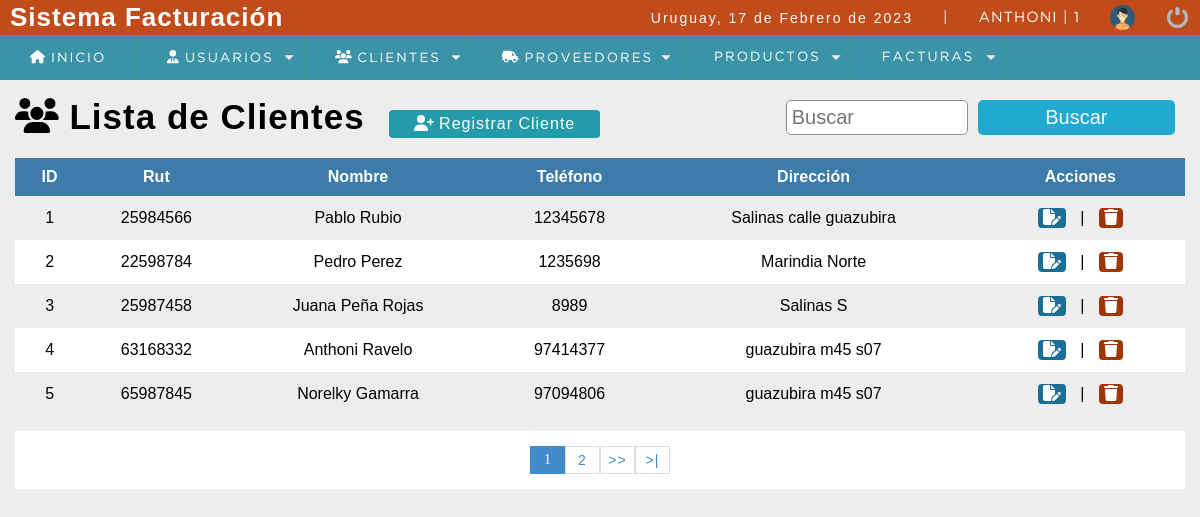
The page /sistema/lista_clientes.php (signed in) on the database its author committed.
### tables this page shows
CREATE TABLE `cliente` (
  `idcliente` int(11) NOT NULL,
  `rut` int(11) DEFAULT NULL,
  `nombre` varchar(80) DEFAULT NULL,
  `telefono` int(11) DEFAULT NULL,
  `direccion` text DEFAULT NULL,
  `dateadd` datetime NOT NULL DEFAULT current_timestamp(),
  `usuario_id` int(11) NOT NULL,
  `estatus` int(11) NOT NULL DEFAULT 1
);

### sistema/lista_clientes.php (the view, shortened to what this page needs)
<?php
	include "../conexion.php";
 ?>
<!DOCTYPE html>
<html lang="en">
<head>
	<?php include "includes/scripts.php"; ?>
</head>
<body>
	<?php include "includes/header.php"; ?>
	<section id="container">
			<h1><i class="fa-solid fa-users"></i> Lista de Clientes</h1>
			<a href="registro_cliente.php" class="btn_new"><i class="fa-sharp fa-solid fa-user-plus"></i> Registrar Cliente</a>
			<form action="buscar_cliente.php" method="get" class="form_search">
				<input type="text" name="busqueda" id="busqueda" placeholder="Buscar">
				<input type="submit" value="Buscar" class="btn_search">
			</form>
			<table>
				<tr>
					<th>ID</th>
					<th>Rut</th>
					<th>Nombre</th>
					<th>Teléfono</th>
					<th>Dirección</th>
					<th>Acciones</th>
				</tr>
				<?php
				$sql_register = mysqli_query($conection, "SELECT COUNT(*) as total_registro FROM cliente WHERE estatus = 1");
				$result_register = mysqli_fetch_array($sql_register);
				$total_registro = $result_register['total_registro'];
				$por_pagina = 5;
				if(empty($_GET['pagina']))
				{
					$pagina = 1;
				}else{
					$pagina = $_GET['pagina'];
				}
				$desde = ($pagina -1) * $por_pagina;
				$total_pagina = ceil($total_registro / $por_pagina);
					$query = mysqli_query($conection,"SELECT * FROM cliente WHERE estatus =1 ORDER BY idcliente LIMIT $desde,$por_pagina");
					$result = mysqli_num_rows($query);
					if($result > 0){
						while ($data = mysqli_fetch_array($query)) {
							if($data["rut"] == 0)
							{
								$rut = 'C/F';
							}else{
								$rut = $data["rut"];
							}
				?>
				<tr>
					<td><?php echo $data["idcliente"]; ?></td>
					<td><?php echo $rut; ?></td>
					<td><?php echo $data["nombre"]; ?></td>
					<td><?php echo $data["telefono"]; ?></td>
					<td><?php echo $data["direccion"]; ?></td>
					<td>
						<a class="link_edit" href="editar_cliente.php?id=<?php echo $data["idcliente"];?>"><i class="fa-solid fa-file-pen"></i></a>
						<?php
							if($_SESSION['rol'] == 1){
						?>
						|
						<a class="link_delete" href="eliminar_confirmar_cliente.php?id=<?php echo $data["idcliente"];?>"><i class="fa-solid fa-trash"></i></a>
						<?php } ?>
					</td>
				</tr>
				<?php
					}
				 		}
				 ?>
			</table>
			<div class="paginador">
				<ul>
				<?php
					for($i=1; $i <= $total_pagina; $i++){
						if($i == $pagina)
						{
							echo '<li class="pageSelected">'.$i.'</li>';
						}else{
							echo '<li><a href="?pagina='.$i.'">'.$i.'</a></li>';
						}
					}
					if($pagina != $total_pagina)
					{
				 ?>
					<li><a href="?pagina=<?php echo $pagina+1; ?>">>></a></li>
					<li><a href="?pagina=<?php echo $total_pagina; ?>">>|</a></li>
				<?php } ?>
				</ul>
			</div>
	</section>
</body>
</html>

### sistema/css/style.css (style rules this page uses)
* { margin: 0; padding: 0; box-sizing: border-box; }
body { background: #ededed; }
h1, h2, h3, h4, h5, h6 { font-family: 'arial'; font-weight: bold; letter-spacing: 1px; }
h1 { font-size: 26px; }
a { text-decoration: none; font-family: arial; letter-spacing: 1px; }
#container { padding: 90px 15px 15px; }
form { background: #FFF; margin: auto; padding: 20px 50px; border: 10 px solid #d1d1d1; border-radius: 5px; }
input,select { display: block; width: 100%; font-size: 15pt; padding: 5px; border: 1px solid #85929e; border-radius: 5px; }
#container h1 { font-size: 35px; display: inline-block; }
.btn_new { display: inline-block; background: #239baa; color: #FFF; padding: 5px 25px; border-radius: 4px; margin: 20px; }
table { border-collapse: collapse; font-size: 12pt; font-family: 'Arial'; width: 100% }
table th { text-align: left; padding: 10px; background: #3d7ba8; color: #FFF; text-align: center; }
table tr:nth-child(odd) { background: #FFF; }
table td { padding: 2px; text-align: center; }
.link_edit { background: #1B6E95; color: #FFF; padding: 1px 5px; border-radius: 4px; margin: 10px; display: inline-block; }
.link_delete { background: #9D3806; color: #FFF; padding: 1px 5px; border-radius: 4px; margin: 10px; display: inline-block; }
.paginador ul { padding: 15px; list-style: none; background: #FFF; margin-top: 15px; display: -webkit-flex; display: -moz-flex; display: -ms-flex; display: -o-flex; display: flex; justify-content: center; }
.paginador a, .pageSelected { color: #428bca; border: 1px solid #ddd; padding: 5px; display: inline-block; font-size: 14px; text-align: center; width: 35px; }
.pageSelected { color: #FFF; background: #428bca; border: 1px solid #428bca; }
.form_search { display: -webkit-flex; display: -moz-flex; display: -ms-flex; display: -o-flex; display: flex; float: right; background: initial; padding: 10px; border-radius: 10px; }
.form_search .btn_search { background: #1faacf; color: #FFF; padding: 0 20px; border: 0; cursor: pointer; margin-left: 10px; }

### rows shown on the page
cliente: idcliente "1", rut "25984566", nombre "Pablo Rubio", telefono "12345678", direccion "Salinas calle guazubira"
cliente: idcliente "2", rut "22598784", nombre "Pedro Perez", telefono "1235698", direccion "Marindia Norte"
cliente: idcliente "3", rut "25987458", nombre "Juana Peña Rojas", telefono "8989", direccion "Salinas S"
cliente: idcliente "4", rut "63168332", nombre "Anthoni Ravelo", telefono "97414377", direccion "guazubira m45 s07"
cliente: idcliente "5", rut "65987845", nombre "Norelky Gamarra", telefono "97094806", direccion "guazubira m45 s07"

### other values the page prints
fechaC() "17 de Febrero de 2023"
$_SESSION['user'] "ANTHONI"
$_SESSION['rol'] "1"
